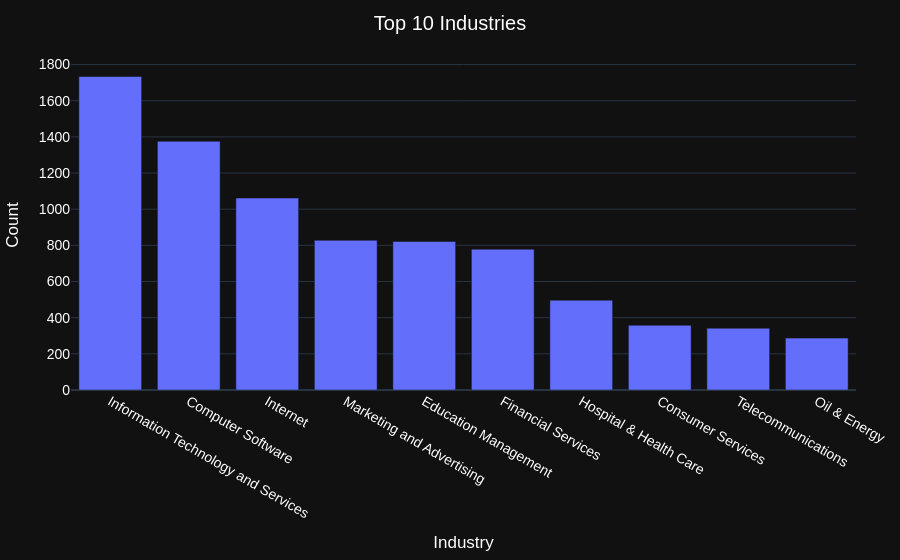

Here is the notebook cell this chart was saved with:
### Code cell
industry_count = (
    df["industry"]
    .value_counts()
    .head(10)
    .reset_index()
)

industry_count.columns = ["Industry", "Count"]

fig = px.bar(
    industry_count,
    x="Industry",
    y="Count",
    title="Top 10 Industries"
)
fig.update_layout(**layout_config)
fig.show()

### Figure 1 — Plotly figure (JSON) as saved in the notebook; plotly's stock layout.template omitted (floating-point values rounded to 4 significant figures)
{"data": [{"hovertemplate": "Industry=%{x}<br>Count=%{y}<extra></extra>", "legendgroup": "", "marker": {"color": "#636efa", "pattern": {"shape": ""}}, "name": "", "orientation": "v", "showlegend": false, "textposition": "auto", "type": "bar", "x": ["Information Technology and Services", "Computer Software", "Internet", "Marketing and Advertising", "Education Management", "Financial Services", "Hospital & Health Care", "Consumer Services", "Telecommunications", "Oil & Energy"], "xaxis": "x", "y": [1734, 1376, 1062, 828, 822, 779, 497, 358, 342, 287], "yaxis": "y"}], "layout": {"barmode": "relative", "font": {"color": "white", "family": "Arial", "size": 14}, "legend": {"tracegroupgap": 0}, "margin": {"b": 40, "l": 40, "r": 40, "t": 60}, "title": {"text": "Top 10 Industries", "x": 0.5}, "xaxis": {"anchor": "y", "domain": [0, 1], "title": {"text": "Industry"}}, "yaxis": {"anchor": "x", "domain": [0, 1], "title": {"text": "Count"}}}}
